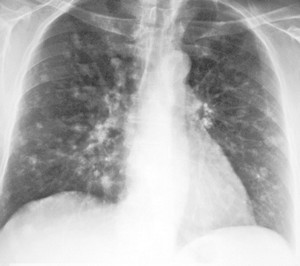
%> input picture matlabCourse/Lab7/rtg_pluc.bmp, 300 x 266 px
$ octave zad2.m   (GNU Octave 9; MATLAB toolbox functions it lacks are replaced by stand-ins)
%> lines starting %> are read from the running program, lines starting %| are printed output that depends on the picture
I = imread('rtg_pluc.bmp');
%> I is the input picture: size 266x300 uint8; min 57, max 255, mean 176.5
J = histeq(I);
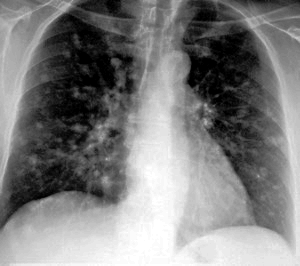
%> J: size 266x300 uint8; min 0, max 255, mean 126.4

subplot(2,2,1);
imshow(J);
subplot(2,2,2);
imhist(J);
subplot(2,2,4);
imhist(I);
subplot(2,2,3);
imshow(I);
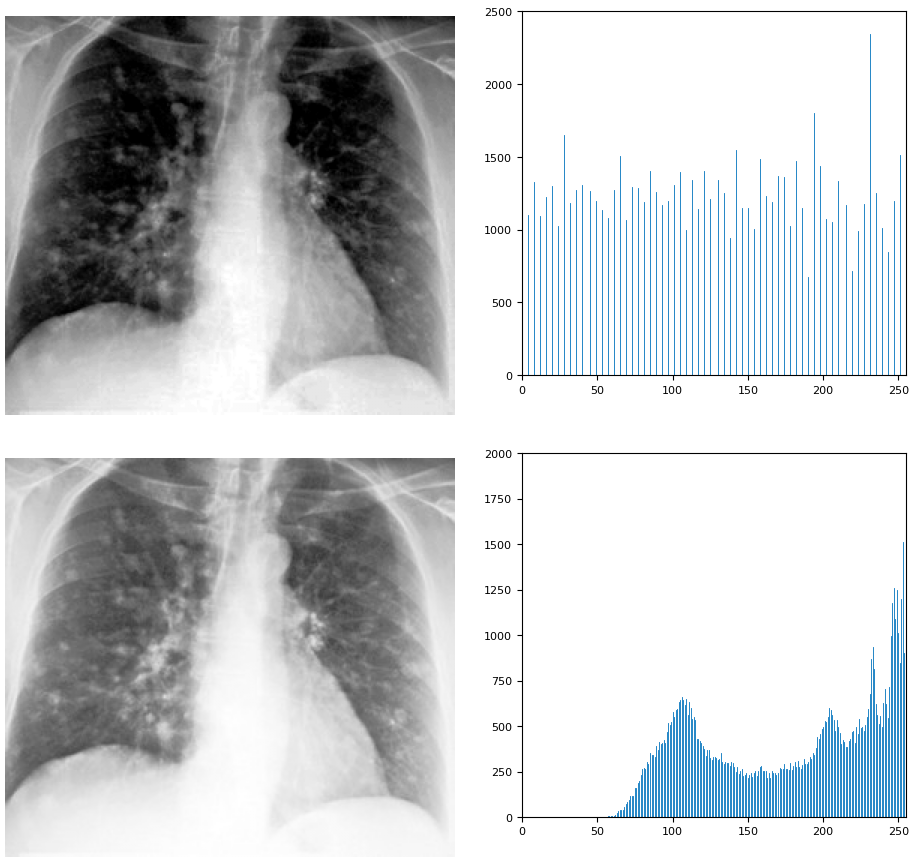
%> figure redrawn from the program's plot data, 4 panels

$ run again, with matlabCourse/Lab7/czaple.bmp copied over matlabCourse/Lab7/rtg_pluc.bmp
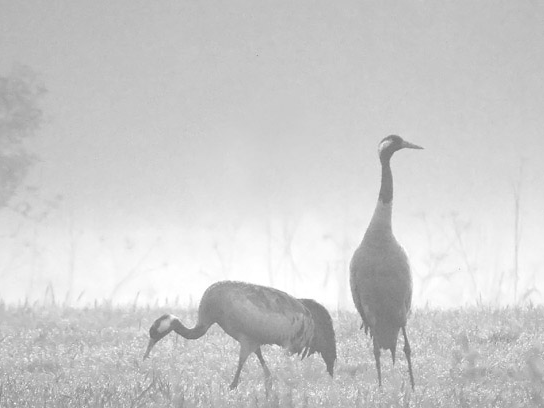
%> input picture matlabCourse/Lab7/czaple.bmp, 544 x 408 px
%> I is the input picture: size 408x544 uint8; min 114, max 255, mean 204.4
%> `J = histeq(I);`:
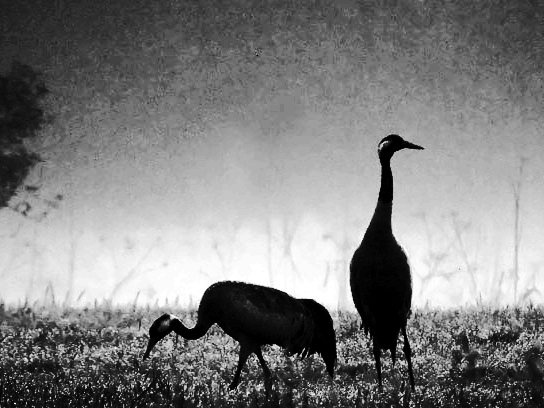
%> J: size 408x544 uint8; min 0, max 255, mean 127.5
%> `imshow(I);`:
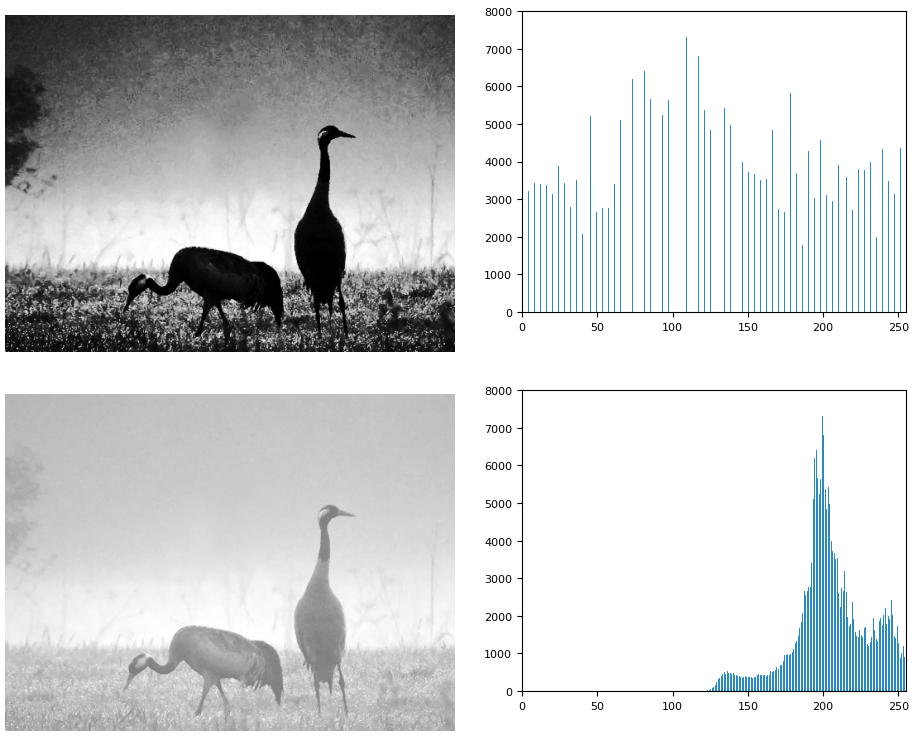
%> figure redrawn from the program's plot data, 4 panels

$ run again, with matlabCourse/Lab7/owoce1.bmp copied over matlabCourse/Lab7/rtg_pluc.bmp
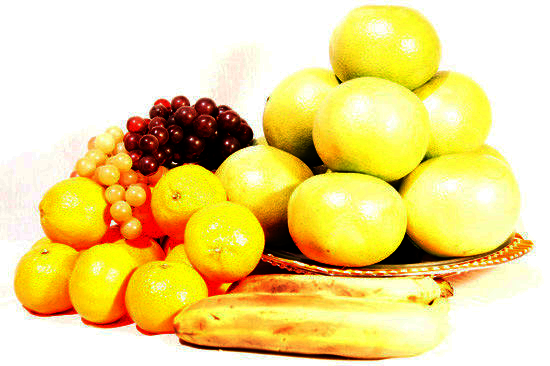
%> input picture matlabCourse/Lab7/owoce1.bmp, 550 x 366 px
%> I is the input picture: size 366x550x3 uint8; mean R, G, B 238, 216.9, 138.3
%> `J = histeq(I);`:
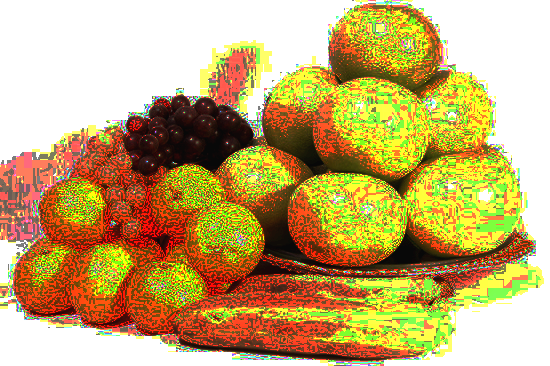
%> J: size 366x550x3 uint8; mean R, G, B 198, 171.4, 111.8
%> `imshow(I);`:
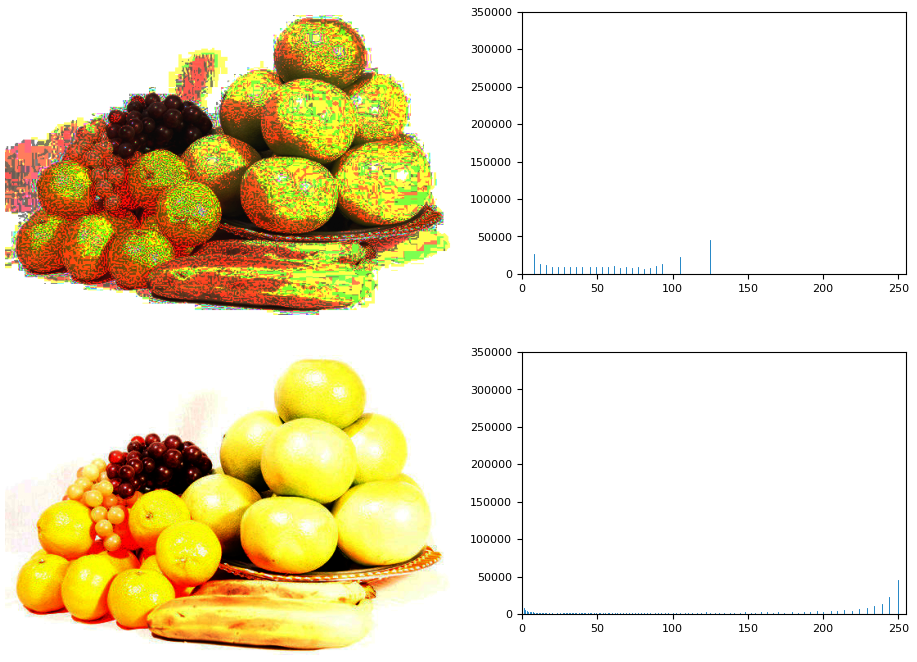
%> figure redrawn from the program's plot data, 4 panels
